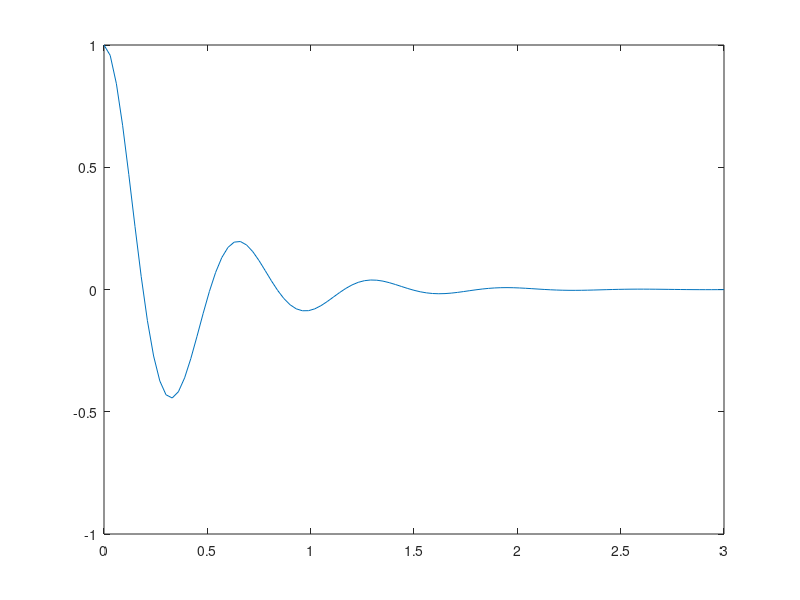

Write MATLAB code to recreate this figure.
% state space model(5page)
zeta=0.25;
omega=10;
A=[0 1; -omega^2 -2*zeta*omega];
B=[0; 0];
C=[1 0];
D=0;

sys=ss(A, B, C, D);
x0=[1; 0];
[y, t, x]=initial(sys, x0, 3);
plot(t, y)